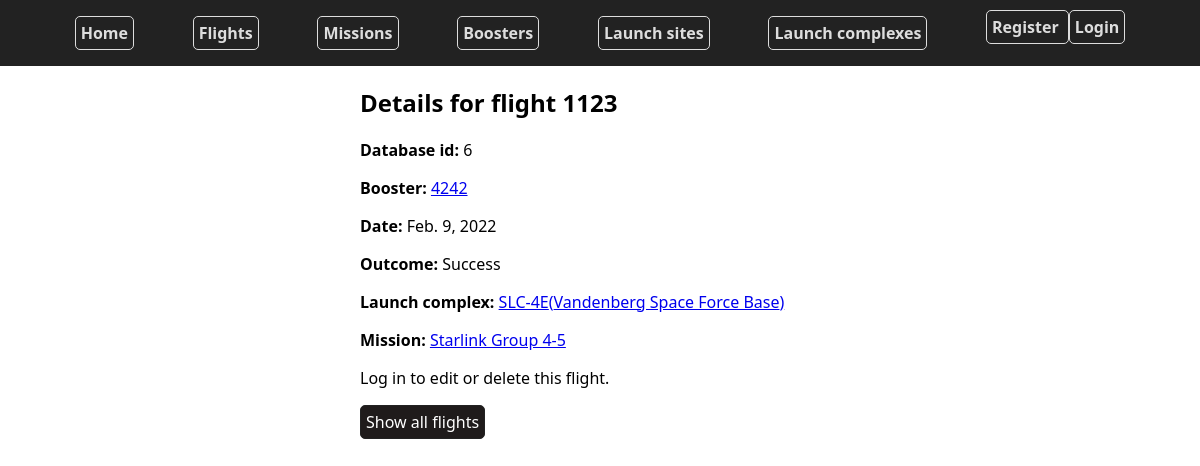
Before: /flights/6 with the older database file.
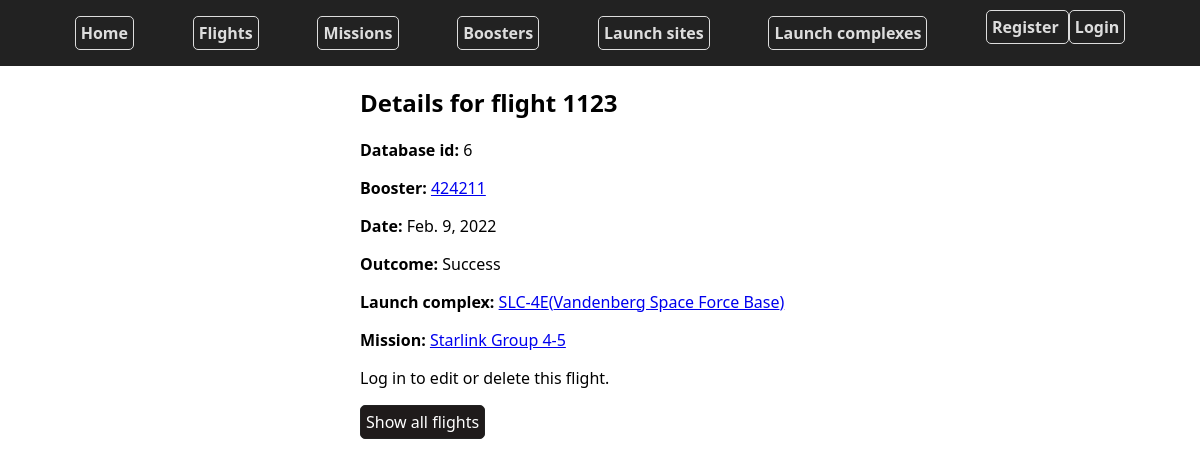
After: the same page with the newer database file.
### Falcon9Launches/models.py (models this page shows, shortened)
class Flight(models.Model):
    OUTCOMES = (
        ('F', 'Failure'),
        ('S', 'Success'),
        ('C', 'Cancelled'),
    )
    number = models.IntegerField()
    date = models.DateField('date of flight')
    booster = models.ForeignKey(Booster, on_delete=models.CASCADE)
    outcome = models.CharField(max_length=1, choices=OUTCOMES)
    launch_complex = models.ForeignKey(LaunchComplex, on_delete=models.CASCADE)
    mission = models.OneToOneField(Mission, on_delete=models.CASCADE)

class Booster(models.Model):
    BOOSTER_STATUS = (
        ('WA','Awaiting assignment'),
        ('WL','Awaiting launch'),
        ('Rf','Refurbished'),
        ('T','Testing'),
        ('D','Destroyed'),
        ('L','Lost'),
        ('Rt','Retired'),
    )
    number = models.CharField(max_length=16)
    current_status = models.CharField(max_length = 2, choices=BOOSTER_STATUS)

class LaunchComplex(models.Model):
    name = models.CharField(max_length = 64)
    launch_site = models.ForeignKey(LaunchSite, on_delete=models.Case)
    image = CloudinaryField('image', null = True, blank = True)
    class Meta:
        verbose_name_plural = "Launch complexes"

class LaunchSite(models.Model):
    name = models.CharField(max_length = 64)
    city = models.CharField(max_length = 64)
    state = models.CharField(max_length = 64)

class Mission(models.Model):
    name = models.CharField(max_length = 256)
    operator = models.CharField(max_length = 256)
    wikiLink = models.URLField(null = True)

### Falcon9Launches/views.py (the view)
# urls.py: path('flights/<int:flight_id>', views.flightDetails, name="flightDetails"),
def flightDetails(req, flight_id):
    print(f'@views.flightDetails. Flight_id:{flight_id}')
    flight = get_object_or_404(Flight, pk = flight_id)
    context ={ 'flight': flight}
    return render(req, 'Falcon9Launches/flightDetails.html' , context)

### Falcon9Launches/templates/Falcon9Launches/flightDetails.html (shortened to what this page needs)
{% extends "Falcon9Launches/layout.html" %}
{% block content%}
    <h2>Details for flight {{flight.number}}</h2>
    <div>
        <p><strong>Database id:</strong> {{flight.id}}</p>
        <p><strong>Booster:</strong> <a href="{% url 'boosterDetails' flight.booster.id %}" > {{flight.booster.number}}</a></p>
        <p><strong>Date:</strong> {{flight.date}}</p>
        <p><strong>Outcome:</strong> {{flight.get_outcome_display}}</p>
        <p><strong>Launch complex:</strong> <a href="{% url 'complexDetails' flight.launch_complex.id %}" />{{flight.launch_complex.name}}({{flight.launch_complex.launch_site.name}}) </a></p>
        <p><strong>Mission:</strong> <a href="{% url "missionDetails" flight.mission.id %}" />{{flight.mission.name}}</a></p>
        </div>
    {% if  request.user.is_authenticated %}
        <a class="button edit" href = "{% url 'flightEdit' flight.id%}" > Edit </a>
        <a class="button delete" href = "{% url 'flightDelete' flight.id %}" > Delete </a>
    {% else %}
        <p> Log in to edit or delete this flight. </p>
    {% endif %}
    <a class="button cancel" href = "{% url 'flights' %}" > Show all flights </a>
{% endblock %}

Changed rows visible on the page:
changed through a linked row, Flight "Success": booster.number "4242" → "424211"
